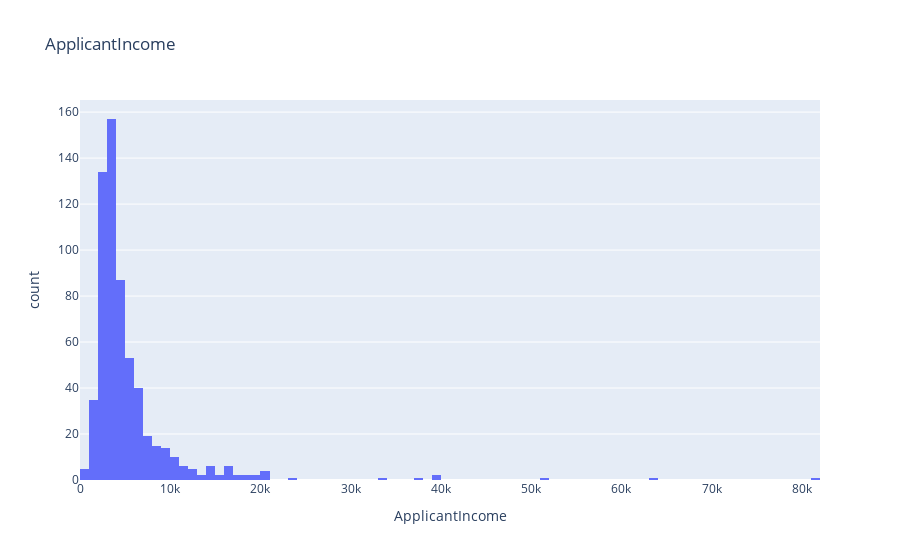
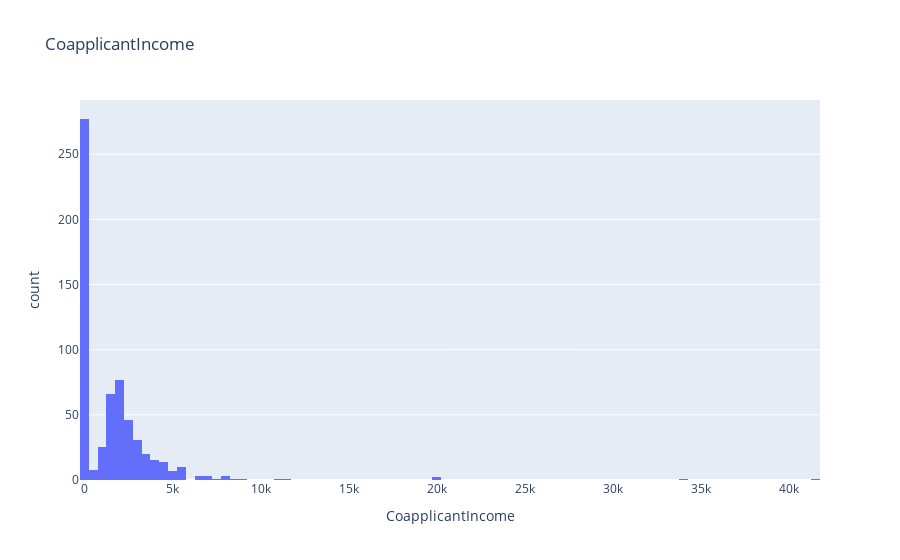
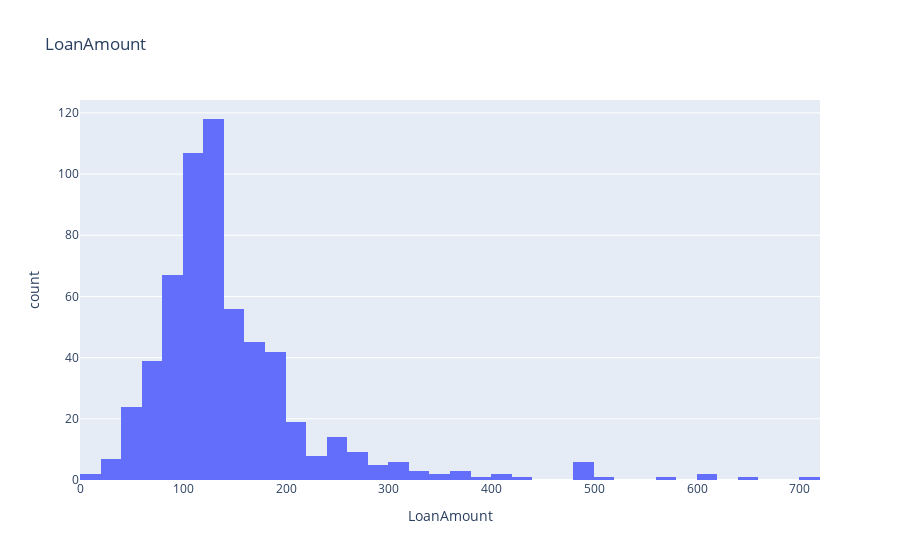
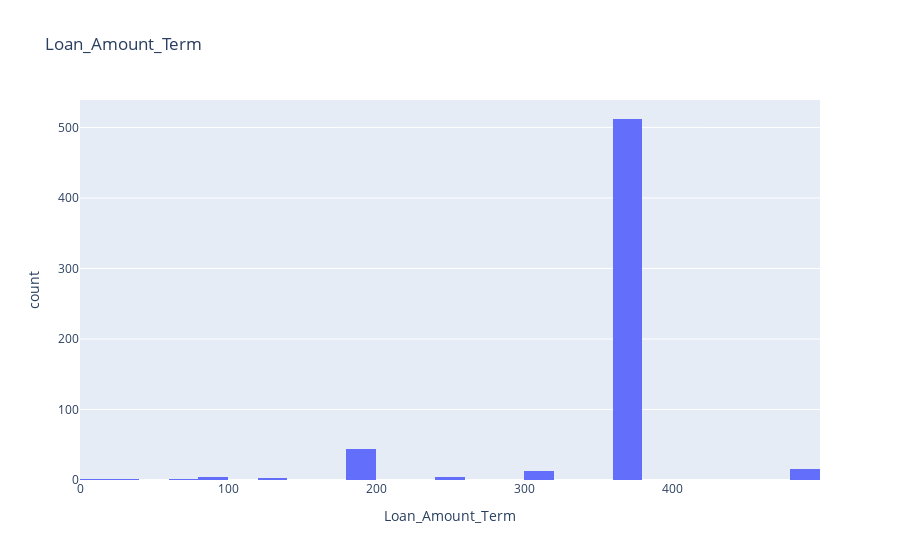

The notebook cell saved with these charts, in order:
### Code cell
for col in num_cols:
    px.histogram(data,x=col,title=col).show()

### Figure 1 — Plotly figure (JSON) as saved in the notebook; plotly's stock layout.template omitted (floating-point values rounded to 4 significant figures; data arrays with more than 128 entries replaced by an {"elided": "..."} marker saying what was removed)
{"data": [{"bingroup": "x", "hovertemplate": "ApplicantIncome=%{x}<br>count=%{y}<extra></extra>", "legendgroup": "", "marker": {"color": "#636efa", "pattern": {"shape": ""}}, "name": "", "orientation": "v", "showlegend": false, "type": "histogram", "x": {"elided": "614 int values"}, "xaxis": "x", "yaxis": "y"}], "layout": {"barmode": "relative", "legend": {"tracegroupgap": 0}, "title": {"text": "ApplicantIncome"}, "xaxis": {"anchor": "y", "domain": [0, 1], "title": {"text": "ApplicantIncome"}}, "yaxis": {"anchor": "x", "domain": [0, 1], "title": {"text": "count"}}}}

### Figure 2 — Plotly figure (JSON) as saved in the notebook; plotly's stock layout.template omitted (floating-point values rounded to 4 significant figures; data arrays with more than 128 entries replaced by an {"elided": "..."} marker saying what was removed)
{"data": [{"bingroup": "x", "hovertemplate": "CoapplicantIncome=%{x}<br>count=%{y}<extra></extra>", "legendgroup": "", "marker": {"color": "#636efa", "pattern": {"shape": ""}}, "name": "", "orientation": "v", "showlegend": false, "type": "histogram", "x": {"elided": "614 float values"}, "xaxis": "x", "yaxis": "y"}], "layout": {"barmode": "relative", "legend": {"tracegroupgap": 0}, "title": {"text": "CoapplicantIncome"}, "xaxis": {"anchor": "y", "domain": [0, 1], "title": {"text": "CoapplicantIncome"}}, "yaxis": {"anchor": "x", "domain": [0, 1], "title": {"text": "count"}}}}

### Figure 3 — Plotly figure (JSON) as saved in the notebook; plotly's stock layout.template omitted (floating-point values rounded to 4 significant figures; data arrays with more than 128 entries replaced by an {"elided": "..."} marker saying what was removed)
{"data": [{"bingroup": "x", "hovertemplate": "LoanAmount=%{x}<br>count=%{y}<extra></extra>", "legendgroup": "", "marker": {"color": "#636efa", "pattern": {"shape": ""}}, "name": "", "orientation": "v", "showlegend": false, "type": "histogram", "x": {"elided": "614 float values"}, "xaxis": "x", "yaxis": "y"}], "layout": {"barmode": "relative", "legend": {"tracegroupgap": 0}, "title": {"text": "LoanAmount"}, "xaxis": {"anchor": "y", "domain": [0, 1], "title": {"text": "LoanAmount"}}, "yaxis": {"anchor": "x", "domain": [0, 1], "title": {"text": "count"}}}}

### Figure 4 — Plotly figure (JSON) as saved in the notebook; plotly's stock layout.template omitted (floating-point values rounded to 4 significant figures; data arrays with more than 128 entries replaced by an {"elided": "..."} marker saying what was removed)
{"data": [{"bingroup": "x", "hovertemplate": "Loan_Amount_Term=%{x}<br>count=%{y}<extra></extra>", "legendgroup": "", "marker": {"color": "#636efa", "pattern": {"shape": ""}}, "name": "", "orientation": "v", "showlegend": false, "type": "histogram", "x": {"elided": "614 float values"}, "xaxis": "x", "yaxis": "y"}], "layout": {"barmode": "relative", "legend": {"tracegroupgap": 0}, "title": {"text": "Loan_Amount_Term"}, "xaxis": {"anchor": "y", "domain": [0, 1], "title": {"text": "Loan_Amount_Term"}}, "yaxis": {"anchor": "x", "domain": [0, 1], "title": {"text": "count"}}}}
